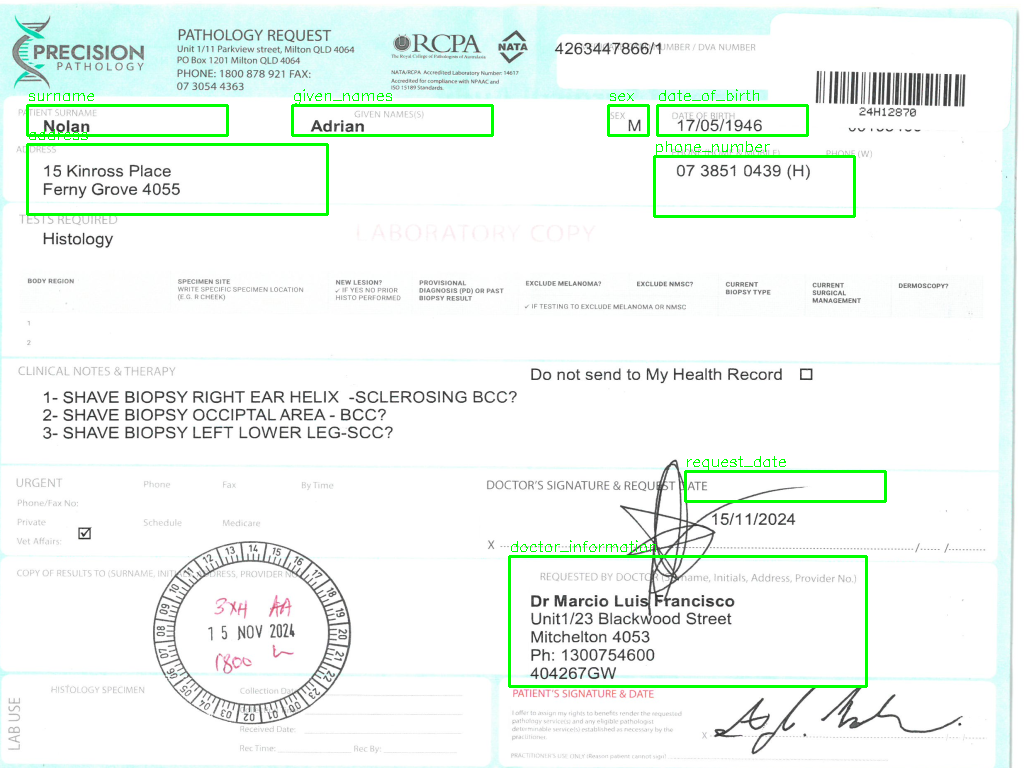
#> input picture backend/field_regions_debug.png, 1024 x 768 px
$ python -i FormImagePreparer.py   (imports and definitions only)
#> lines starting #> are read from the running program, lines starting #| are printed output that depends on the picture; after the words box and inside, x2 and y2 are one past the last pixel; in counts of white or black regions, pixels touching at a corner belong together
import cv2
import numpy as np
from typing import Tuple
from dataclasses import dataclass

class FormImagePreparer:
    def __init__(self, debug_mode: bool = False) -> None:
        pass

    def _load_image(self, image_path: str) -> np.ndarray:
#> called with image_path = '../field_regions_debug.png'
        image = cv2.imread(image_path)
#> image is the input picture: shape (768, 1024, 3); mean B, G, R 242.7, 247.6, 239.5
        if image is None:
            raise FileNotFoundError(f"Could not load image at {image_path}")
        return image

    def prepare_form(self, file_path, target_size: Tuple[int, int] = (1024, 768)) -> np.ndarray:
        img = self._load_image(file_path)

        cropped_image = self.crop_to_content(img)
        prepared_image = self.scale_image(cropped_image, target_size)
        return prepared_image

    def crop_to_content(self, image: np.ndarray) -> np.ndarray:
        """
        Crops the image to its content area using contours. Focuses on minimal processing to avoid
        interfering with OCR accuracy.

        Args:
            image (np.ndarray): Input image to crop.

        Returns:
            np.ndarray: Cropped image containing the main content.
        """
        # Convert to grayscale
        gray = cv2.cvtColor(image, cv2.COLOR_BGR2GRAY)
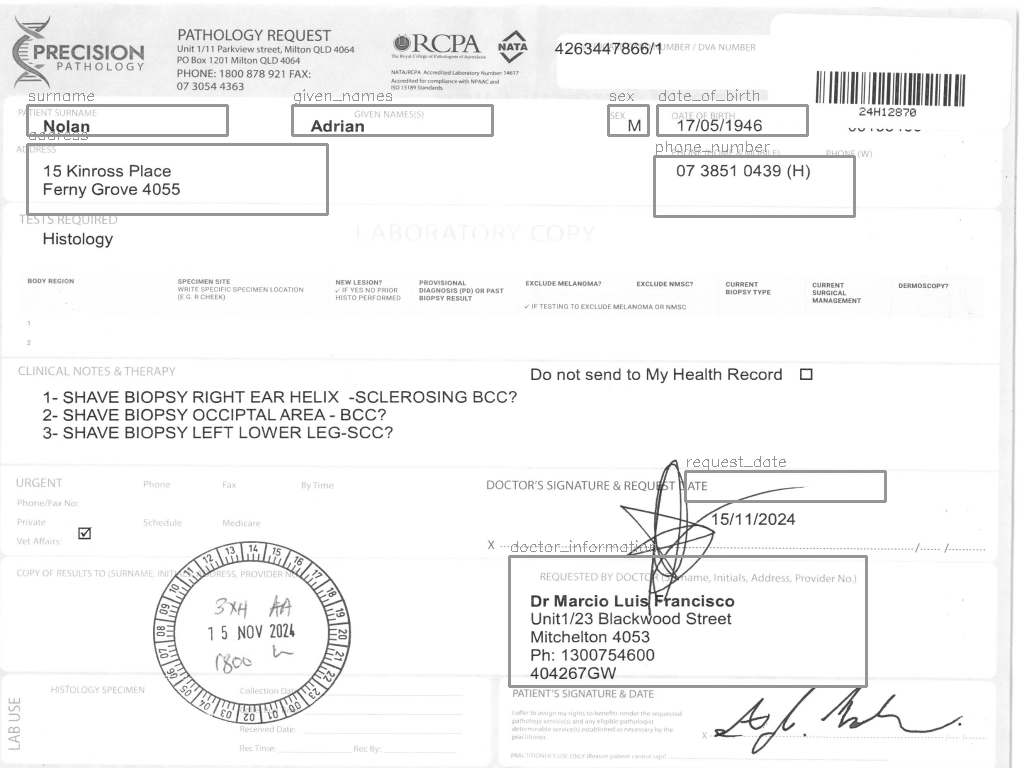
#> gray: shape (768, 1024); min 39, max 255, mean 244.6

        # Otsu thresholding for basic binarization
        _, thresh = cv2.threshold(gray, 0, 255, cv2.THRESH_BINARY_INV + cv2.THRESH_OTSU)
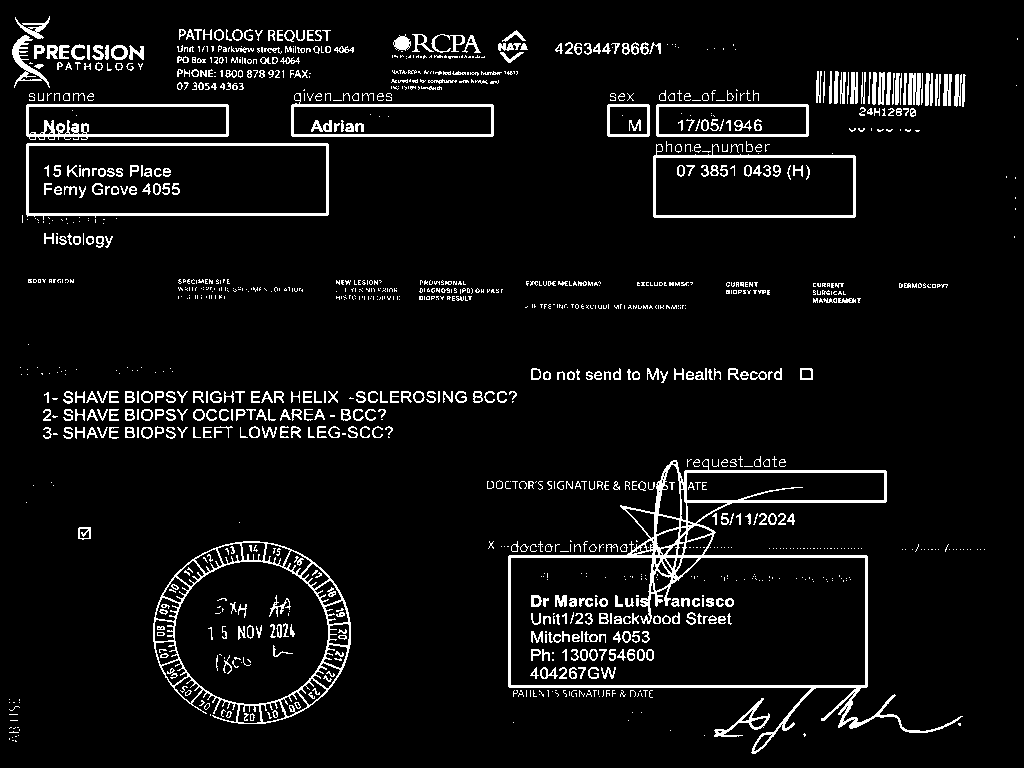
#> thresh: shape (768, 1024); 6.2% white in thin lines or dots

        # Find external contours
        contours, _ = cv2.findContours(thresh, cv2.RETR_EXTERNAL, cv2.CHAIN_APPROX_SIMPLE)
#> contours = 963 contours, 752 with area under 20; largest, box (x1, y1, x2, y2) and area: (508, 459, 963, 754) 59426, (153, 541, 351, 724) 27404, (26, 143, 329, 220) 21746, (653, 144, 856, 218) 12570, (26, 104, 229, 140) 6524

        if not contours:
            # If no contours are found, return the original image
            print("No significant contours found. Returning original image.")
            return image

        # Compute the bounding rectangle for all contours
        all_contours = np.vstack(contours)
#> all_contours = contour of 10359 points, box (x1, y1, x2, y2) (9, 16, 1018, 754), area 460382
        x, y, w, h = cv2.boundingRect(all_contours)
#> x = 9; y = 16; w = 1009; h = 738

        # Add padding to ensure no content is cropped too tightly
        padding = 20
        x = max(0, x - padding)
#> x = 0
        y = max(0, y - padding)
#> y = 0
        w = min(image.shape[1] - x, w + 2 * padding)
#> w = 1024
        h = min(image.shape[0] - y, h + 2 * padding)
#> h = 768

        # Crop the image
        cropped_image = image[y:y + h, x:x + w]

        # [6 lines of commented-out code are left out]

        return cropped_image


    def scale_image(self, image: np.ndarray, target_size: Tuple[int, int],
                    interpolation: int = cv2.INTER_AREA) -> np.ndarray:
        return cv2.resize(image, target_size, interpolation=interpolation)

>>> result = FormImagePreparer().prepare_form('../field_regions_debug.png')
